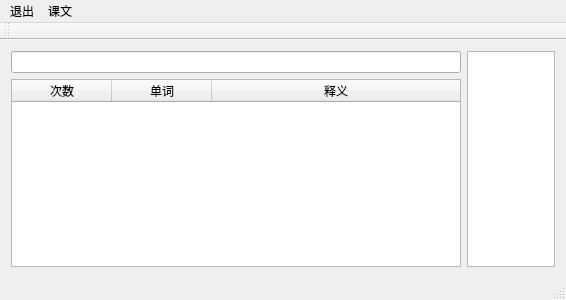
<?xml version="1.0" encoding="UTF-8"?>
<ui version="4.0">
 <class>MainWindow</class>
 <widget class="QMainWindow" name="MainWindow">
  <property name="geometry">
   <rect>
    <x>0</x>
    <y>0</y>
    <width>566</width>
    <height>300</height>
   </rect>
  </property>
  <property name="windowTitle">
   <string>MainWindow</string>
  </property>
  <widget class="QWidget" name="centralWidget">
   <layout class="QGridLayout" name="gridLayout" columnstretch="0,0,0">
    <item row="0" column="1">
     <widget class="QLineEdit" name="lineEdit"/>
    </item>
    <item row="0" column="2" rowspan="2">
     <widget class="QPlainTextEdit" name="plainTextEdit"/>
    </item>
    <item row="1" column="1">
     <widget class="QTableWidget" name="tableWidget">
      <property name="minimumSize">
       <size>
        <width>450</width>
        <height>0</height>
       </size>
      </property>
      <attribute name="horizontalHeaderStretchLastSection">
       <bool>true</bool>
      </attribute>
      <column>
       <property name="text">
        <string>次数</string>
       </property>
      </column>
      <column>
       <property name="text">
        <string>单词</string>
       </property>
      </column>
      <column>
       <property name="text">
        <string>释义</string>
       </property>
      </column>
     </widget>
    </item>
   </layout>
  </widget>
  <widget class="QMenuBar" name="menuBar">
   <property name="geometry">
    <rect>
     <x>0</x>
     <y>0</y>
     <width>566</width>
     <height>26</height>
    </rect>
   </property>
   <widget class="QMenu" name="menu">
    <property name="title">
     <string>退出</string>
    </property>
    <addaction name="actionQuit"/>
   </widget>
   <widget class="QMenu" name="menu_2">
    <property name="title">
     <string>课文</string>
    </property>
    <addaction name="read"/>
   </widget>
   <addaction name="menu"/>
   <addaction name="menu_2"/>
  </widget>
  <widget class="QToolBar" name="mainToolBar">
   <attribute name="toolBarArea">
    <enum>TopToolBarArea</enum>
   </attribute>
   <attribute name="toolBarBreak">
    <bool>false</bool>
   </attribute>
  </widget>
  <widget class="QStatusBar" name="statusBar"/>
  <action name="read">
   <property name="text">
    <string>课文</string>
   </property>
  </action>
  <action name="actionQuit">
   <property name="text">
    <string>退出</string>
   </property>
  </action>
 </widget>
 <layoutdefault spacing="6" margin="11"/>
 <resources/>
 <connections/>
</ui>
